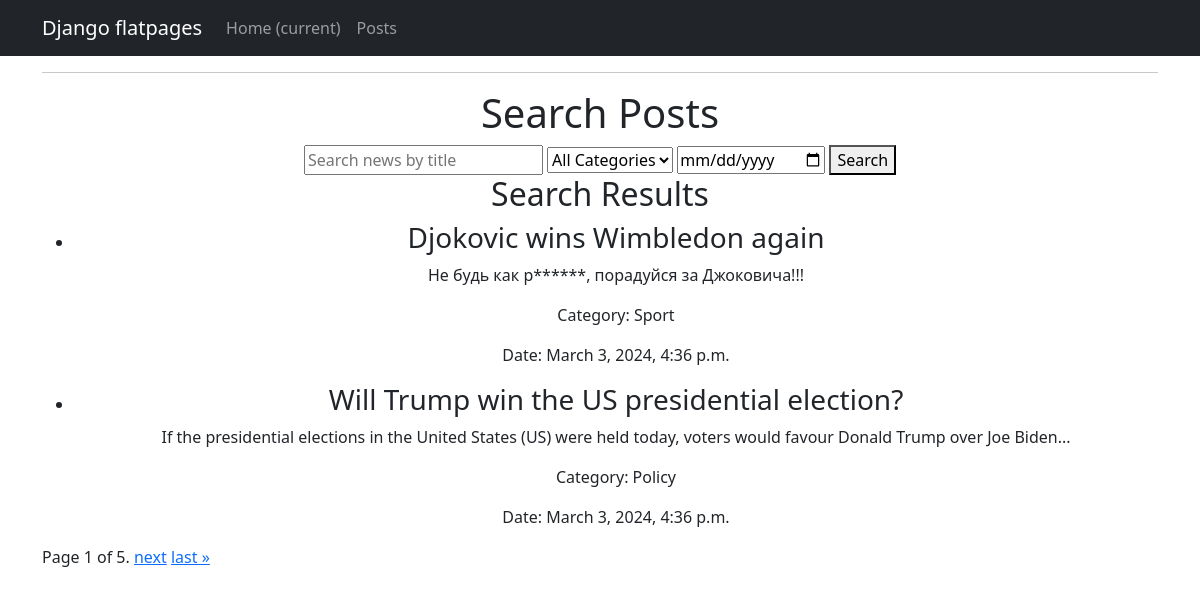
/posts/search/, run on the app's committed database.
### news/models.py (models this page shows, shortened)
class Post(models.Model):
    ARTICLE = 'article'
    NEWS = 'news'
    POST_CHOICES = [
        (ARTICLE, 'Article'),
        (NEWS, 'News'),
    ]
    author = models.ForeignKey(settings.AUTH_USER_MODEL, on_delete=models.CASCADE, default=1)
    post_type = models.CharField(max_length=7, choices=POST_CHOICES)
    created_at = models.DateTimeField(auto_now_add=True)
    categories = models.ManyToManyField(Category, through='PostCategory')
    title = models.CharField(max_length=200)
    text = models.TextField()
    rating = models.IntegerField(default=0)

class Category(models.Model):
    name = models.CharField(max_length=100, unique=True)

### news/views.py (the view)
# urls.py: path('search/', search_news, name='search_news'),
def search_news(request):
    query = request.GET.get('q')
    category = request.GET.get('category')
    date = request.GET.get('date')
    paginate_by = 2
    search_results = Post.objects.all()
    categories = Category.objects.all()
    if query:
        search_results = search_results.filter(Q(title__icontains=query) | Q(text__icontains=query))
    if category:
        search_results = search_results.filter(categories__name=category)
    if date:
        search_results = search_results.filter(created_at__gte=date)
    paginator = Paginator(search_results, paginate_by)
    page = request.GET.get('page')
    try:
        search_results = paginator.page(page)
    except PageNotAnInteger:
        search_results = paginator.page(1)
    except EmptyPage:
        search_results = paginator.page(paginator.num_pages)
    context = {
        'query': query,
        'category_id': category,
        'categories': categories,
        'date': date,
        'search_results': search_results
    }
    return render(request, 'search_news.html', context)

### news/templatetags/custom_filters.py (called while the page is built)
@register.filter
def censor(text):
    if not isinstance(text, str):
        raise ValueError("The censor filter can only be applied to strings.")
    bad_words = ['редиска']  #  слова для цензора
    for word in bad_words:
        pattern = re.compile(r'\b' + re.escape(word) + r'\b', re.IGNORECASE)
        text = pattern.sub(word[0] + '*' * (len(word) - 1), text)
    return text

### templates/search_news.html (shortened to what this page needs)
{% extends 'flatpages/default.html' %}
{% load custom_filters %}
{% load custom_tags %}
{% block content %}
    <h1>Search Posts</h1>
<form method="GET" action="{% url 'search_news' %}">
        <input type="text" name="q" placeholder="Search news by title" value="{{ request.GET.q }}">
        <select name="category">
            <option value="">All Categories</option>
        </select>
        <input type="date" name="date" placeholder="Search news by date" value="{{ request.GET.date }}">
        <button type="submit">Search</button>
    </form>
    {% if search_results %}
        <h2>Search Results</h2>
        <ul>
            {% for post in search_results %}
                <li>
                    <h3>{{ post.title|censor }}</h3>
                    <p>{{ post.text|censor }}</p>
                    <p>Category:
                            {% for category in post.categories.all %}
                                {{ category.name }}{% if not forloop.last %}, {% endif %}
                            {% endfor %}
                    </p>
                    <p>Date: {{ post.created_at }}</p>
                </li>
            {% endfor %}
        </ul>
    <div class="pagination">
        <span class="step-links">
            <span class="current">
                Page {{ search_results.number }} of {{ search_results.paginator.num_pages }}.
            </span>
            {% if search_results.has_next %}
                <a href="?page={{ search_results.next_page_number }}">next</a>
                <a href="?page={{ search_results.paginator.num_pages }}">last &raquo;</a>
            {% endif %}
        </span>
    </div>
{% else %}
    <p>No results found.</p>
    {% endif %}
{% endblock %}

### data on the page
Post: title|censor "Djokovic wins Wimbledon again", text|censor "Не будь как р******, порадуйся за Джоковича!!!", created_at "March 3, 2024, 4:36 p.m."
Category: name "Sport"
Post: title|censor "Will Trump win the US presidential election?", text|censor "If the presidential elections in the United States (US) were held today, voters would favour Donald Trump over Joe Biden...", created_at "March 3, 2024, 4:36 p.m."
Category: name "Policy"

### other printed values
{{ search_results.number }} "1"
{{ search_results.paginator.num_pages }} "5"
